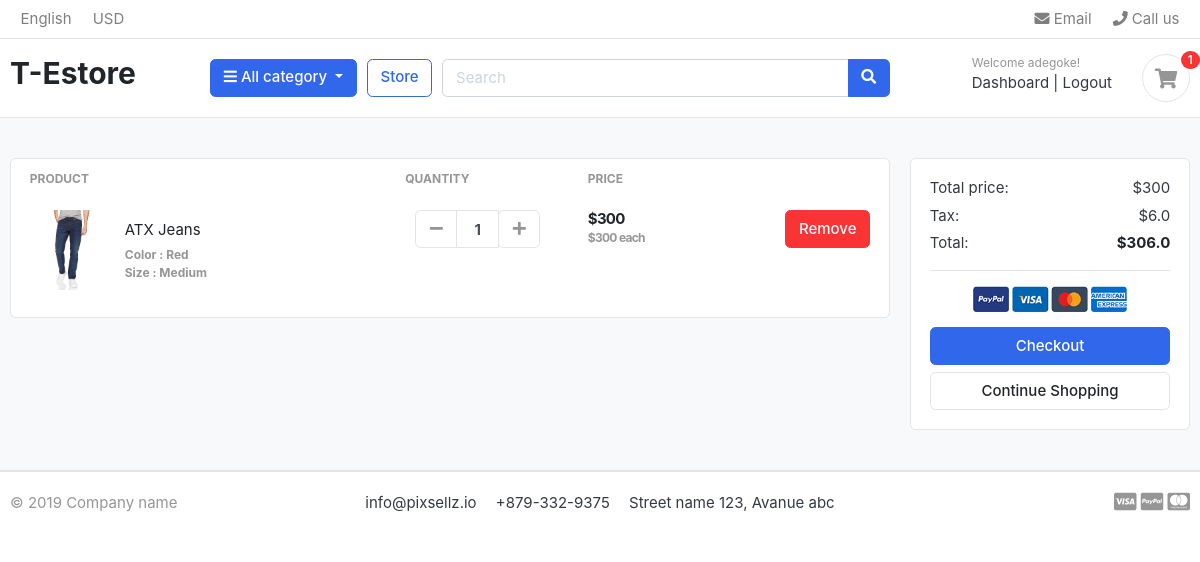
The app's page /cart/ (signed in), older data.
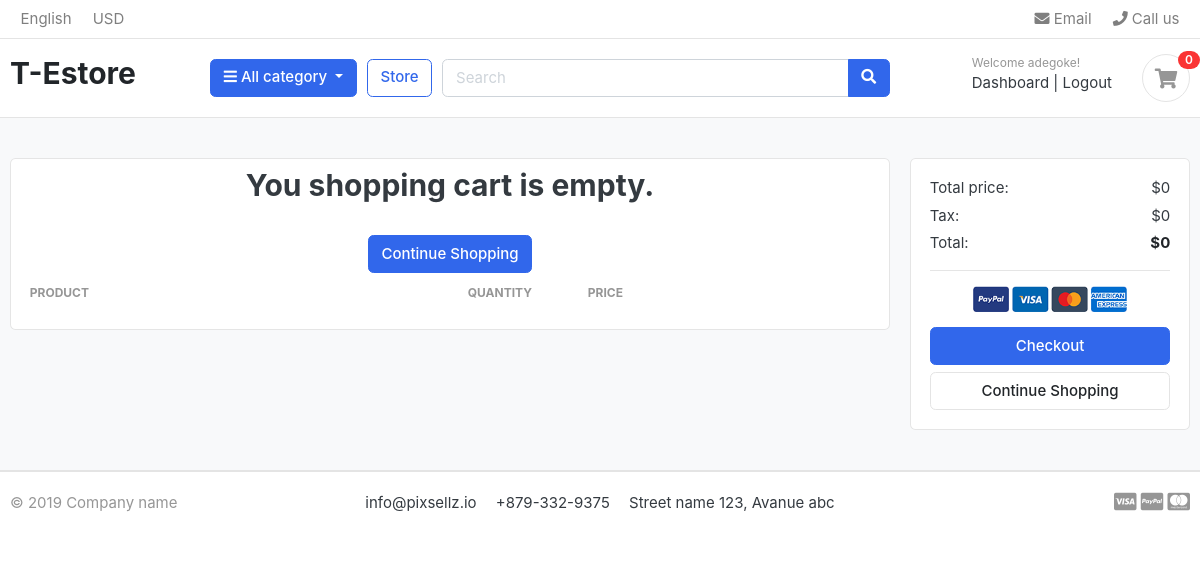
The same page, newer data.
### accounts/models.py (models this page shows, shortened)
class Account(AbstractBaseUser):
    username=models.CharField(max_length=100, unique=True)
    first_name=models.CharField(max_length=100)
    last_name=models.CharField(max_length=100)
    phone_number=models.CharField(max_length=100)
    email=models.EmailField(max_length=100, unique=True)
    date_joined=models.DateTimeField(auto_now_add=True)
    last_login=models.DateTimeField(auto_now=True)
    is_active=models.BooleanField(default=False)
    is_staff=models.BooleanField(default=False)
    is_superadmin=models.BooleanField(default=False)
    is_admin=models.BooleanField(default=False)
    USERNAME_FIELD= 'email'
    REQUIRED_FIELDS=['first_name', 'last_name', 'username']
    objects= MyAccountManager()

### cart/models.py (models this page shows, shortened)
class CartItem(models.Model):
    user= models.ForeignKey(Account, on_delete=models.CASCADE, null=True)
    cart= models.ForeignKey(Cart, on_delete=models.CASCADE, null=True)
    product= models.ForeignKey(Product, on_delete=models.CASCADE)
    quantity=models.IntegerField()
    variations=models.ManyToManyField(Variation, blank=True)
    is_active=models.BooleanField(default=True)
    created_date=models.DateTimeField(auto_now_add=True)
    def sub_total(self):
        return self.product.price * self.quantity

### store/models.py (models this page shows, shortened)
class Product(models.Model):
    product_name= models.CharField(max_length=200)
    slug= models.CharField(max_length=100)
    price= models.IntegerField()
    stock=models.IntegerField()
    description= models.TextField()
    created_date=models.DateTimeField(auto_now_add=True)
    modify_date=models.DateTimeField(auto_now=True)
    is_available=models.BooleanField(default=True)
    images=models.ImageField(upload_to='photos/products')
    cartegory=models.ForeignKey(Cartegory, on_delete=models.CASCADE)

class Variation(models.Model):
    product=models.ForeignKey(Product, on_delete=models.CASCADE)
    variation_cartegory=models.CharField(max_length=100, choices=variation_cartegory_choice)
    variation_value=models.CharField(max_length=100)
    is_active=models.BooleanField(default=True)
    created_date=models.DateTimeField(auto_now_add=True)
    objects=VariationManager()

### cart/views.py (the view)
# urls.py: path('', views.cart, name='cart'),
def cart(request, total=0, quantity=0, cart_items=None):
    try:
        tax=0
        grand_total=0
        if request.user.is_authenticated:
            cart_items=CartItem.objects.filter(user=request.user, is_active=True)
        else:
            cart=Cart.objects.get(cart_id=_cart_id(request))
            cart_items=CartItem.objects.filter(cart=cart, is_active=True)
        for cart_item in cart_items:
            total+=(cart_item.product.price * cart_item.quantity)
            quantity += cart_item.quantity
            tax=(total * 2)/100
            grand_total=(total + tax)
    except ObjectDoesNotExist:
        pass
    context={'total': total, 'quantity': quantity, 'cart_items': cart_items, 'tax': tax, 'grand_total': grand_total}
    return render(request, 'store/cart.html', context)

### cart/context_processors.py (called while the page is built)
def counters(request):
    cart_count=0
    if 'admin' in request.path:
        return {}
    else:
        try:
            cart=Cart.objects.all().filter(cart_id=_cart_id(request))
            if request.user.is_authenticated:
                cart_items=CartItem.objects.all().filter(user=request.user)
            else:
                cart_items=CartItem.objects.all().filter(cart=cart[:1])
            for cart_item in cart_items:
                cart_count+=cart_item.quantity
        except Cart.DoesNotExist:
            cart_count=0
            pass
    return dict(cart_count=cart_count)

### cart/views.py (called while the page is built)
def _cart_id(request):
    cart=request.session.session_key
    if not cart:
        cart=request.session.create()
    return cart

### cartegory/context_processor.py (called while the page is built)
def menu_links(self):
    links=Cartegory.objects.all()
    return dict(links=links)

### cartegory/models.py (called while the page is built)
    def get_url(self):
        return reverse('product_by_cartegory', args=[self.slug])

### templates/store/cart.html (shortened to what this page needs)
{% extends 'base.html' %}
{% load static %}
{% block content %}
<section class="section-content padding-y bg">
    <div class="container">
    <div class="row">
        <aside class="col-lg-9">
    <div class="card">
    <table class="table table-borderless table-shopping-cart">
    <thead class="text-muted">
    <tr class="small text-uppercase">
      <th scope="col">Product</th>
      <th scope="col" width="120">Quantity</th>
      <th scope="col" width="120">Price</th>
      <th scope="col" class="text-right" width="200"> </th>
    </tr>
    </thead>
    <tbody>
        {% if cart_items %}
        {% for cart_item in cart_items %}
    <tr>
        <td>
            <figure class="itemside align-items-center">
                <div class="aside"><img src="{{cart_item.product.images.url}}" class="img-sm"></div>
                <figcaption class="info">
                    <a href="#" class="title text-dark">{{cart_item.product.product_name}}</a>
                    <p class="text-muted small">
                       <strong> {% if cart_item.variations.all %}
                        {% for  item in cart_item.variations.all %}
                            {{item.variation_cartegory |capfirst}} : {{item.variation_value}} <br>
                        {% endfor %}
                    {% endif %}</strong>
                    </p>
                </figcaption>
            </figure>
        </td>
        <td>
                        <div class="col">
                            <div class="input-group input-spinner">
                                <div class="input-group-prepend">
                                <a href="{% url 'minusCart' cart_item.product.id cart_item.id %}" class="btn btn-light" type="button" id="button-plus"> <i class="fa fa-minus"></i></a>
                                </div>
                                <input type="text" class="form-control"  value="{{cart_item.quantity}}">
                                <div class="input-group-append">
                              <form action="{% url 'add_cart' cart_item.product.id %}" method="POST">
                                <button type="submit" class="btn btn-light" type="button" id="button-minus"> <i class="fa fa-plus"></i></button>
                              </form>
                                </div>
                            </div>
                        </div>
        </td>
        <td>
            <div class="price-wrap">
                <var class="price">${{cart_item.sub_total}}</var>
                <small class="text-muted"><strong> ${{cart_item.product.price}} each </strong></small>
            </div>
        </td>
        <td class="text-right">
        <a href="{% url 'removeCart' cart_item.product.id cart_item.id %}" onclick="return confirm('Are you sure you want to delete this item ?')" class="btn btn-danger"> Remove</a>
        </td>
    </tr>
        {% endfor%}
        {% else %}
        <h2 class="text-center mt-2">You shopping cart is empty.</h2>
        <div class=" text-center mt-4">
            <a href="{% url 'store' %}" class="btn btn-primary">Continue Shopping</a>
        </div>
        {% endif %}
    </tbody>
    </table>
    </div>
        </aside>
        <aside class="col-lg-3">
            <div class="card">
            <div class="card-body">
                <dl class="dlist-align">
                  <dt>Total price:</dt>
                  <dd class="text-right">${{total}}</dd>
                </dl>
                <dl class="dlist-align">
                  <dt>Tax:</dt>
                  <dd class="text-right"> ${{tax}}</dd>
                </dl>
                <dl class="dlist-align">
                  <dt>Total:</dt>
                  <dd class="text-right text-dark b"><strong>${{grand_total}}</strong></dd>
                </dl>
                <hr>
                <p class="text-center mb-3">
                    <img src="{% static 'images/misc/payments.png' %}" height="26">
                </p>
                <a href="{% url 'checkout' %}" class="btn btn-primary btn-block"> Checkout </a>
                <a href="{% url 'store' %}" class="btn btn-light btn-block">Continue Shopping</a>
            </div>
            </div>
    </aside>
    </div>
    </div>
    </section>
{% endblock content %}

### templates/base.html (shortened to what this page needs)
<!DOCTYPE HTML>
{% load static %}
<html lang="en">
<head>
<link href="{% static 'css/bootstrap.css' %}" rel="stylesheet" type="text/css"/>
<link href="{% static 'fonts/fontawesome/css/all.min.css' %}" type="text/css" rel="stylesheet">
<link href="{% static 'css/ui.css' %}" rel="stylesheet" type="text/css"/>
<link href="{% static 'css/responsive.css' %}" rel="stylesheet" media="only screen and (max-width: 1200px)" />
</head>
<body>
    {% include 'includes/navbar.html' %}
{% block content %}
{% endblock content %}
    {% include 'includes/footer.html' %}
</body>
</html>

### templates/includes/navbar.html (shortened to what this page needs)
{% load static %}
<header class="section-header">
    <nav class="navbar p-md-0 navbar-expand-sm navbar-light border-bottom">
    <div class="container">
      <div class="collapse navbar-collapse" id="navbarTop4">
        <ul class="navbar-nav mr-auto">
            <li class="nav-item dropdown">
                 <a href="#" class="nav-link">   English </a>
            </li>
            <li class="nav-item dropdown">
                <a href="#" class="nav-link"> USD </a>
            </li>
        </ul>
        <ul class="navbar-nav">
            <li><a href="#" class="nav-link"> <i class="fa fa-envelope"></i> Email </a></li>
            <li><a href="#" class="nav-link"> <i class="fa fa-phone"></i> Call us </a></li>
        </ul>
      </div>
    </div>
    </nav>
    <section class="header-main border-bottom">
        <div class="container">
    <div class="row align-items-center">
        <div class="col-lg-2 col-md-3 col-6">
            <a href="{% url 'home' %}" class="brand-wrap">
                <h2 class="text-dark">T-Estore</h2>
            </a>
        </div>
        <div class="col-lg col-sm col-md col-6 flex-grow-0">
            <div class="category-wrap dropdown d-inline-block float-right">
                <button type="button" class="btn btn-primary dropdown-toggle" data-toggle="dropdown">
                    <i class="fa fa-bars"></i> All category
                </button>
            </div>
        </div>
        <a href="{% url 'store' %}" class="btn btn-outline-primary">Store</a>
        <div class="col-lg  col-md-6 col-sm-12 col">
            <form action="{% url 'search' %}" class="search" method="GET">
                <div class="input-group w-100">
                    <input type="text" class="form-control" style="width:60%;" placeholder="Search" name="keyword">
                    <div class="input-group-append">
                      <button class="btn btn-primary" type="submit">
                        <i class="fa fa-search"></i>
                      </button>
                    </div>
                </div>
            </form>
        </div>
        <div class="col-lg-3 col-sm-6 col-8 order-2 order-lg-3">
                    <div class="d-flex justify-content-end mb-3 mb-lg-0">
                        {% if user.id is none %}
                        <div class="widget-header">
                            <small class="title text-muted">Welcome guest!</small>
                            <div>
                                <a href="{% url 'login' %}">Sign in</a> <span class="dark-transp"> | </span>
                                <a href="{% url 'register' %}"> Register</a>
                            </div>
                        </div>
                        {% else %}
                        <div class="widget-header">
                            <small class="title text-muted">Welcome {{user.first_name}}!</small>
                            <div>
                                <a href="{% url 'dashboard' %}">Dashboard</a> <span class="dark-transp"> | </span>
                                <a href="{% url 'logout' %}">Logout </a>
                            </div>
                        </div>
                        {% endif %}
                        <a href="{% url 'cart' %}" class="widget-header pl-3 ml-3">
                            <div class="icon icon-sm rounded-circle border"><i class="fa fa-shopping-cart"></i></div>
                            <span class="badge badge-pill badge-danger notify">{{cart_count}}</span>
                        </a>
                    </div>
                </div>
    </div>
        </div>
    </section>
    </header>

### templates/includes/footer.html
<footer class="section-footer border-top">
	<div class="container">
		<section class="footer-bottom border-top row">
			<div class="col-md-2">
				<p class="text-muted"> &copy 2019 Company name </p>
			</div>
			<div class="col-md-8 text-md-center">
				<span  class="px-2">info@pixsellz.io</span>
				<span  class="px-2">+879-332-9375</span>
				<span  class="px-2">Street name 123, Avanue abc</span>
			</div>
			<div class="col-md-2 text-md-right text-muted">
				<i class="fab fa-lg fa-cc-visa"></i>
				<i class="fab fa-lg fa-cc-paypal"></i>
				<i class="fab fa-lg fa-cc-mastercard"></i>
			</div>
		</section>
	</div>
</footer>

### static/css/ui.css (style rules this page uses)
html { font-family: "Inter", sans-serif; font-size: 15px; }
.icon-xs, .icon-sm, .icon-md, .icon-lg { display: inline-block; text-align: center; flex-shrink: 0; flex-grow: 0; }
.icon-sm { width: 48px; height: 48px; line-height: 48px !important; font-size: 20px; }
.padding-y { padding-top: 40px; padding-bottom: 40px; }
.bg { background-color: #f8f9fa; }
.b { font-weight: 600; }
p:last-child { margin-bottom: 0; }
.header-main { position: relative; padding-top: 1rem; padding-bottom: 1rem; }
.widget-header { display: inline-block; vertical-align: middle; position: relative; }
.widget-header a { color: #343a40; }
.widget-header i { color: #969696; }
.widget-header .title { display: block; }
.widget-header .notify { position: absolute; top: -3px; right: -10px; }
.footer-bottom { padding-top: 20px; padding-bottom: 20px; }
.btn-light { background-color: #fff; border-color: #e4e4e4; }
[class*=dlist-] { margin-bottom: 5px; }
[class*=dlist-] dd { margin-bottom: 0; }
.dlist-align { display: flex; }
.dlist-align dt { width: 150px; word-wrap: break-word; font-weight: normal; }
.dlist-align dd { flex-grow: 1; }
.notify { position: absolute; top: -4px; right: -10px; display: inline-block; padding: 0.25em 0.6em; font-size: 12px; line-height: 1; text-align: center; border-radius: 3rem; color: #fff; background-color: #fa3434; }
.table-shopping-cart.table td, .table-shopping-cart.table th { padding-left: 1.25rem; padding-right: 1.25rem; }

Row changes from the older to the newer data that the page shows:
removed CartItem: product.images (picture), product.product_name "ATX Jeans", quantity "1", sub_total "300", product.price "300"
no longer on this page (row unchanged): Variation: variation_cartegory "Color", variation_value "Red"
no longer on this page (row unchanged): Variation: variation_cartegory "Size", variation_value "Medium"
Text that changed along with them:
{{ cart_count }}: "1" → "0"
{{ total }}: "300" → "0"
{{ tax }}: "6.0" → "0"
{{ grand_total }}: "306.0" → "0"
text now shown: "You shopping cart is empty. Continue Shopping"
